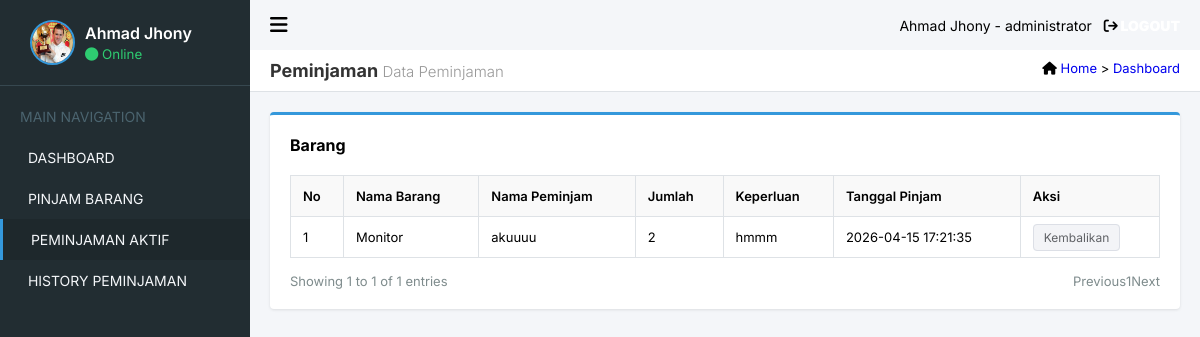
The app's page /Admin/peminjaman.php?filter=1 with its own data.
### tables this page shows
CREATE TABLE `peminjaman` (
  `id` int NOT NULL,
  `nama_peminjam` varchar(100) DEFAULT NULL,
  `keperluan` text,
  `jumlah` int DEFAULT NULL,
  `barang_id` int DEFAULT NULL,
  `tanggal_pinjam` datetime DEFAULT CURRENT_TIMESTAMP,
  `tanggal_kembali` datetime DEFAULT NULL,
  `status` enum('dipinjam','dikembalikan') DEFAULT 'dipinjam'
);

CREATE TABLE `barang` (
  `id` int NOT NULL,
  `kategori_id` int DEFAULT NULL,
  `kode_inventaris` varchar(50) NOT NULL,
  `nama_barang` varchar(100) NOT NULL,
  `merk` varchar(100) DEFAULT NULL,
  `tipe` varchar(100) DEFAULT NULL,
  `spesifikasi` text,
  `jumlah` int NOT NULL,
  `kondisi` enum('Baik','Cukup','Rusak') NOT NULL,
  `lokasi` varchar(100) DEFAULT NULL,
  `tahun_perolehan` year DEFAULT NULL,
  `keterangan` text,
  `tersedia` tinyint(1) NOT NULL DEFAULT '1',
  `create_at` timestamp NULL DEFAULT CURRENT_TIMESTAMP
);

### Admin/peminjaman.php (the view, shortened to what this page needs)
<?php
    require_once __DIR__ . "/../config/database.php";
    $limit = 15;
    $halaman_aktif = isset($_GET['halaman']) ? (int)$_GET['halaman'] : 1;
    $offset = ($halaman_aktif - 1) * $limit;
    $where_sql = '';
    $where = [];
    $lab = $_GET['lab'] ?? null;
    $filter = $_GET['filter'] ?? 'all';
    if ($filter != 'all') {
    $where[] = "barang.kategori_id = '$filter'";
    }
    if (!empty($where)) {
    $where_sql = 'WHERE ' . implode(' AND ', $where);
    }
    $query_total = "SELECT COUNT(*) AS total
                    FROM peminjaman
                    JOIN barang ON peminjaman.barang_id = barang.id
                    $where_sql";
    $result_total = mysqli_query($conn, $query_total);
    $row_total = mysqli_fetch_assoc($result_total);
    $total_data = $row_total['total'];
    $total_halaman = ceil($total_data / $limit);
$where_sql = "WHERE peminjaman.status = 'dipinjam'";
$query = mysqli_query($conn,"
    SELECT peminjaman.*, barang.nama_barang
    FROM peminjaman
    JOIN barang ON peminjaman.barang_id = barang.id
    $where_sql
    ORDER BY peminjaman.id DESC
    LIMIT $limit OFFSET $offset
");
?>
<!DOCTYPE html>
<html lang="id">
<head>
    <link rel="stylesheet" href="https://cdnjs.cloudflare.com/ajax/libs/font-awesome/6.0.0/css/all.min.css">
</head>
<body>
    <aside>
        <div class="user-panel">
            <img src="image/rooney.jpg" alt="User">
            <div>
                <p style="color: white; font-weight: 600;">Ahmad Jhony</p>
                <small style="color: #2ecc71;"><i class="fa fa-circle"></i> Online</small>
            </div>
        </div>
        <ul class="sidebar-menu">
            <li class="menu-header">MAIN NAVIGATION</li>
            <li class=""><a href="dashboard.php"><span> &nbsp; DASHBOARD</span></a></li>
            <li class=""><a href="../pinjam.php"><span> &nbsp; PINJAM BARANG</span></a></li>
            <li class="active"><a href="peminjaman.php"><span> &nbsp; PEMINJAMAN AKTIF</span></a></li>
            <li class=""><a href="history_peminjaman.php"><span> &nbsp; HISTORY PEMINJAMAN</span></a></li>
        </ul>
    </aside>
    <main>
        <header>
            <i class="fa fa-bars" id="toggle-btn"></i>
            <div style="font-size: 14px;">
                Ahmad Jhony - administrator &nbsp; <i class="fa fa-sign-out"><a href="logout.php"> LOGOUT</a></i>
            </div>
        </header>
        <div class="breadcrumb">
            <h2 style="font-size: 18px; color: #333;">Peminjaman <small style="color: #999; font-weight: 300;">Data Peminjaman</small></h2>
            <div><i class="fa fa-home"></i> <a href="logout.php">Home</a> > <a href="dashboard.php">Dashboard</a></div>
        </div>
        <div class="content-wrapper">
            <div class="card">
                    <div class="card-header">
                    <h3 style="font-size: 16px;">Barang</h3>
                </div>
                <table>
                    <thead>
                        <tr>
                                <th>No</th>
                                <th>Nama Barang</th>
                                <th>Nama Peminjam</th>
                                <th>Jumlah</th>
                                <th>Keperluan</th>
                                <th>Tanggal Pinjam</th>
                                <th>Aksi</th>
                        </tr>
                    </thead>
                        <?php
                        $no = $offset + 1;
                        while ($row = mysqli_fetch_assoc($query)) {
                        ?>
                    <tbody>
                        <tr>
                            <td><?= $no++; ?></td>
                            <td><?= $row['nama_barang']; ?></td>
                            <td><?= $row['nama_peminjam']; ?></td>
                            <td><?= $row['jumlah']; ?></td>
                            <td><?= $row['keperluan']; ?></td>
                            <td><?= $row['tanggal_pinjam']; ?></td>
                            <td>
                                <a class="btn-kembali"  href="kembalikan.php?id=<?= $row['id']; ?>">
                                    Kembalikan
                                </a>
                            </td>
                            <?php } ?>
                        </tr>
                    </tbody>
                </table>
                <div class="table-footer">
                    <p>Showing <?= ($offset + 1); ?> to <?= min($offset + $limit, $total_data); ?> of <?= $total_data; ?> entries</p>
                    <ul class="pagination">
                        <?php if($halaman_aktif > 1): ?>
                            <li><a href="?halaman=<?= $halaman_aktif - 1; ?>&lab=<?= $lab; ?>&filter=<?= $filter; ?>">Previous</a></li>
                        <?php else: ?>
                            <li class="disabled">Previous</li>
                        <?php endif; ?>
                        <li class="active"><?= $halaman_aktif; ?></li>
                        <?php if($halaman_aktif < $total_halaman): ?>
                            <li><a href="?halaman=<?= $halaman_aktif + 1; ?>&lab=<?= $lab; ?>&filter=<?= $filter; ?>">Next</a></li>
                        <?php else: ?>
                            <li class="disabled">Next</li>
                        <?php endif; ?>
                    </ul>
                </div>
            </div>
        </div>
    </main>
</body>
</html>

### Admin/peminjaman.php (style rules this page uses)
:root { --primary-blue: #2c3e50; --secondary-blue: #3498db; --light-blue: #ecf0f1; --sidebar-dark: #222d32; --white: #ffffff; --gray-text: #7f8c8d; --border-color: #dee2e6; }
* { margin: 0; padding: 0; box-sizing: border-box; font-family: 'Inter', sans-serif; }
body { display: flex; min-height: 100vh; background-color: #f4f6f9; }
aside { width: 250px; background-color: var(--sidebar-dark); color: #b8c7ce; display: flex; flex-direction: column; position: fixed; top: 0; left: 0; bottom: 0; z-index: 1001; overflow-y: auto; transition: width 0.3s ease; }
.user-panel { padding: 20px; display: flex; align-items: center; border-bottom: 1px solid #374850; }
.user-panel img { width: 45px; height: 45px; border-radius: 50%; margin-right: 10px; margin-left: 10px; border: 2px solid var(--secondary-blue); }
#toggle-btn { font-size: 20px; transition: transform 0.3s; cursor: pointer; }
aside, main { transition: all 0.5s ease; }
.sidebar-menu { list-style: none; padding: 10px 0; }
.sidebar-menu li { padding: 12px 20px; font-size: 14px; cursor: pointer; transition: 0.3s; }
.sidebar-menu a { color: #f4f6f9; text-decoration: none; }
.sidebar-menu li:hover, .sidebar-menu li.active { background-color: #1e282c; color: white; border-left: 3px solid var(--secondary-blue); }
.menu-header { font-size: 12px; padding: 15px 20px 5px; color: #4b646f; text-transform: uppercase; }
main { flex-grow: 1; display: flex; flex-direction: column; margin-left: 250px; padding-top: 50px; width: calc(100% - 250px); transition: all 0.3s ease; }
header { position: fixed; top: 0; right: 0; left: 250px; z-index: 1000; height: 50px; display: flex; align-items: center; justify-content: space-between; padding: 0 20px; transition: all 0.3s ease; }
header a { color: white; text-decoration: none; }
.breadcrumb { background: white; padding: 10px 20px; font-size: 13px; display: flex; justify-content: space-between; border-bottom: 1px solid var(--border-color); }
.content-wrapper { padding: 20px; }
.card { background: white; border-radius: 4px; border-top: 3px solid var(--secondary-blue); box-shadow: 0 1px 3px rgba(0,0,0,0.1); padding: 20px; }
tr, td, a { text-decoration: none; }
.card-header { display: flex; justify-content: space-between; align-items: center; margin-bottom: 20px; }
.btn-kembali { background-color: #f3f4f7; border: 1px solid #dcdfe6; padding: 5px 10px; border-radius: 4px; color: #606266; cursor: pointer; font-size: 12px; transition: 0.2s; align-items: center; }
table { width: 100%; border-collapse: collapse; font-size: 13px; }
table th, table td { border: 1px solid var(--border-color); padding: 12px; text-align: left; }
table th { background-color: #f9f9f9; font-weight: 600; }
.table-footer { margin-top: 15px; display: flex; justify-content: space-between; font-size: 13px; color: var(--gray-text); }
.pagination { display: flex; list-style: none; padding: 0; }

### records on screen
peminjaman: barang.nama_barang "Monitor", nama_peminjam "akuuuu", jumlah "2", keperluan "hmmm", tanggal_pinjam "2026-04-15 17:21:35"

### other values on screen
$offset + 1 "1"
min($offset + $limit, $total_data) "1"
$total_data "1"
$halaman_aktif "1"
